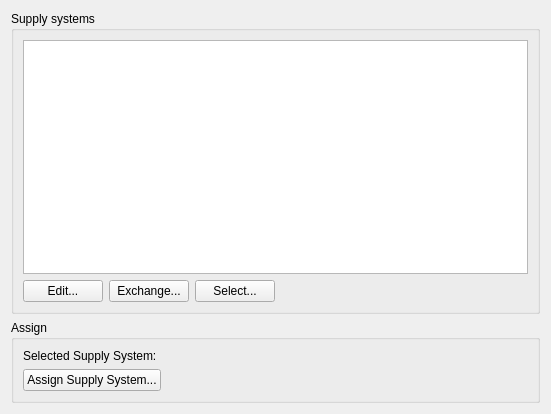
<?xml version="1.0" encoding="UTF-8"?>
<ui version="4.0">
 <class>SVPropSupplySystemsWidget</class>
 <widget class="QWidget" name="SVPropSupplySystemsWidget">
  <property name="geometry">
   <rect>
    <x>0</x>
    <y>0</y>
    <width>551</width>
    <height>414</height>
   </rect>
  </property>
  <property name="windowTitle">
   <string>Form</string>
  </property>
  <layout class="QVBoxLayout" name="verticalLayout">
   <item>
    <widget class="QGroupBox" name="groupBox_5">
     <property name="title">
      <string>Supply systems</string>
     </property>
     <layout class="QGridLayout" name="gridLayout_5">
      <item row="1" column="2">
       <widget class="QPushButton" name="pushButtonSelectSupplySystem">
        <property name="text">
         <string>Select...</string>
        </property>
        <property name="iconSize">
         <size>
          <width>24</width>
          <height>24</height>
         </size>
        </property>
       </widget>
      </item>
      <item row="1" column="0">
       <widget class="QPushButton" name="pushButtonEditSupplySystem">
        <property name="text">
         <string>Edit...</string>
        </property>
        <property name="iconSize">
         <size>
          <width>24</width>
          <height>24</height>
         </size>
        </property>
       </widget>
      </item>
      <item row="0" column="0" colspan="4">
       <widget class="QTableWidget" name="tableWidgetSupplySystems"/>
      </item>
      <item row="1" column="3">
       <spacer name="horizontalSpacer_4">
        <property name="orientation">
         <enum>Qt::Horizontal</enum>
        </property>
        <property name="sizeHint" stdset="0">
         <size>
          <width>280</width>
          <height>20</height>
         </size>
        </property>
       </spacer>
      </item>
      <item row="1" column="1">
       <widget class="QPushButton" name="pushButtonEditSupplySystem_2">
        <property name="text">
         <string>Exchange...</string>
        </property>
        <property name="iconSize">
         <size>
          <width>24</width>
          <height>24</height>
         </size>
        </property>
       </widget>
      </item>
     </layout>
    </widget>
   </item>
   <item>
    <widget class="QGroupBox" name="groupBox">
     <property name="title">
      <string>Assign</string>
     </property>
     <layout class="QGridLayout" name="gridLayout">
      <item row="0" column="0">
       <widget class="QLabel" name="label">
        <property name="text">
         <string>Selected Supply System:</string>
        </property>
       </widget>
      </item>
      <item row="0" column="1">
       <widget class="QLabel" name="labelSelectedSupplySystem">
        <property name="text">
         <string/>
        </property>
       </widget>
      </item>
      <item row="1" column="0" colspan="2">
       <layout class="QHBoxLayout" name="horizontalLayout">
        <item>
         <widget class="QPushButton" name="pushButtonAssignSupplySystem">
          <property name="text">
           <string>Assign Supply System...</string>
          </property>
         </widget>
        </item>
        <item>
         <spacer name="horizontalSpacer">
          <property name="orientation">
           <enum>Qt::Horizontal</enum>
          </property>
          <property name="sizeHint" stdset="0">
           <size>
            <width>40</width>
            <height>20</height>
           </size>
          </property>
         </spacer>
        </item>
       </layout>
      </item>
     </layout>
    </widget>
   </item>
  </layout>
 </widget>
 <resources/>
 <connections/>
</ui>
